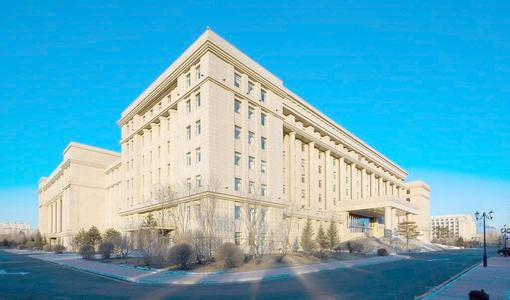
#> input picture datas/images/building.jpg, 510 x 300 px
$ python morphological.py
#> lines starting #> are read from the running program, lines starting #| are printed output that depends on the picture
# -*- coding: utf-8 -*-
"""
图像数学形态操作
"""

import cv2
import  numpy as np

img = cv2.imread('../../../datas/images/building.jpg')
#> img is the input picture: shape (300, 510, 3); mean B, G, R 195.2, 173.6, 99.7
kernel = np.ones((5,5),np.uint8)

# 腐蚀
erosion = cv2.erode(img,kernel,iterations=1)
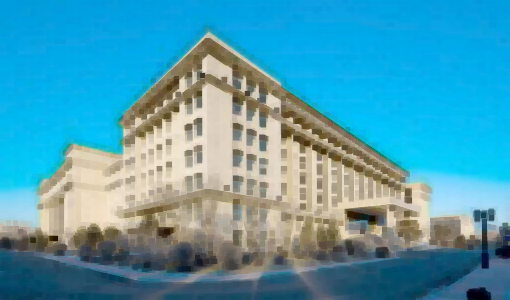
#> erosion: shape (300, 510, 3); mean B, G, R 176, 155.2, 78.3
cv2.imshow("Erosion",erosion)

# 膨胀
dialation = cv2.dilate(img,kernel,iterations=1)
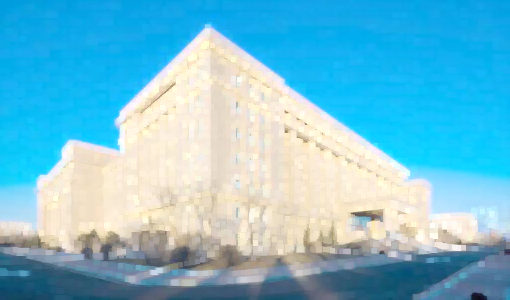
#> dialation: shape (300, 510, 3); mean B, G, R 210.7, 188.8, 118.2
cv2.imshow("Dialation",dialation)

# 开操作
opening = cv2.morphologyEx(img,cv2.MORPH_OPEN,kernel)
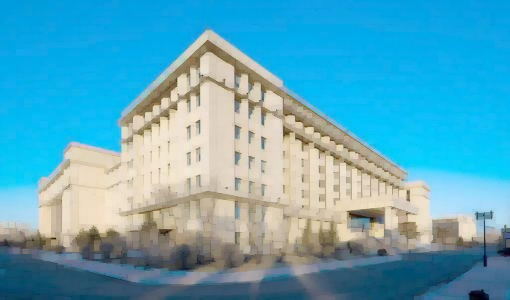
#> opening: shape (300, 510, 3); mean B, G, R 188.5, 166.6, 92.4
cv2.imshow("Opening",opening)

# 闭操作
closing = cv2.morphologyEx(img,cv2.MORPH_CLOSE,kernel,iterations=1)
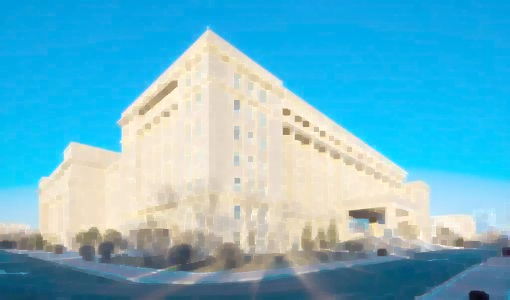
#> closing: shape (300, 510, 3); mean B, G, R 203.3, 181.6, 107.5
cv2.imshow("Closing",closing)

# 形态梯度
gradient = cv2.morphologyEx(img, cv2.MORPH_GRADIENT, kernel)
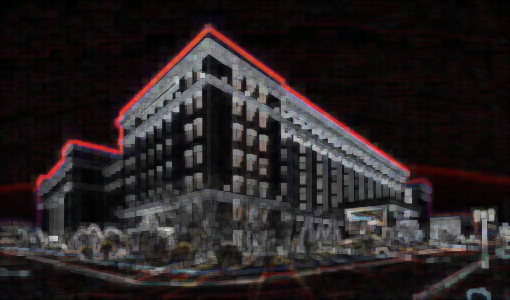
#> gradient: shape (300, 510, 3); mean B, G, R 34.7, 33.7, 39.9
cv2.imshow("Gradient",gradient)

# Top Hat
tophat = cv2.morphologyEx(img, cv2.MORPH_TOPHAT, kernel)
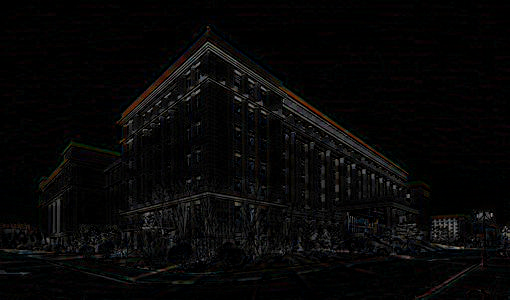
#> tophat: shape (300, 510, 3); mean B, G, R 6.8, 7, 7.3
cv2.imshow("Top Hat",tophat)

# Black Hat
blackhat = tophat = cv2.morphologyEx(img, cv2.MORPH_BLACKHAT, kernel)
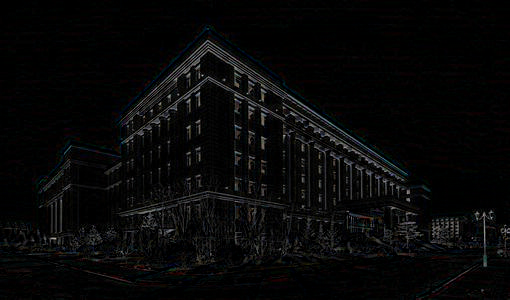
#> blackhat: shape (300, 510, 3); mean B, G, R 8, 7.9, 7.8
cv2.imshow("Black Hat",blackhat)

# 结构化元素
# 矩形内核
rect_kernel = cv2.getStructuringElement(cv2.MORPH_RECT,(5,5))
print("Rectangular Kernel = ")
print(rect_kernel)

# 椭圆内核
ecllipital_kernel = cv2.getStructuringElement(cv2.MORPH_ELLIPSE,(5,5))
print("Ellipital Kernel = ")
print(ecllipital_kernel)

# 十字形内核
cross_kernel = cv2.getStructuringElement(cv2.MORPH_CROSS,(5,5))
print('Cross-shaped Kernel = ')
print(cross_kernel)


cv2.waitKey()
cv2.destroyAllWindows()

$ run again, with datas/images/apple.jpg copied over datas/images/building.jpg
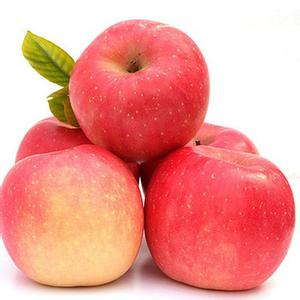
#> input picture datas/images/apple.jpg, 300 x 300 px
#> img is the input picture: shape (300, 300, 3); mean B, G, R 148.2, 155.9, 237.9
#> `gradient = cv2.morphologyEx(img, cv2.MORPH_GRADIENT, kernel)`:
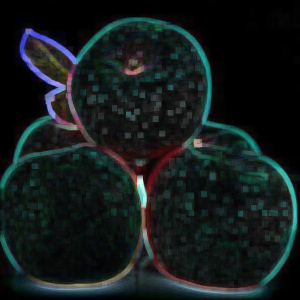
#> gradient: shape (300, 300, 3); mean B, G, R 27.8, 27.7, 20.2
#> `blackhat = tophat = cv2.morphologyEx(img, cv2.MORPH_BLACKHAT, kernel)`:
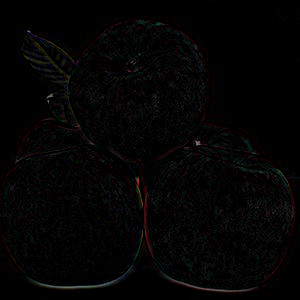
#> blackhat: shape (300, 300, 3); mean B, G, R 3.6, 3.6, 4.3
